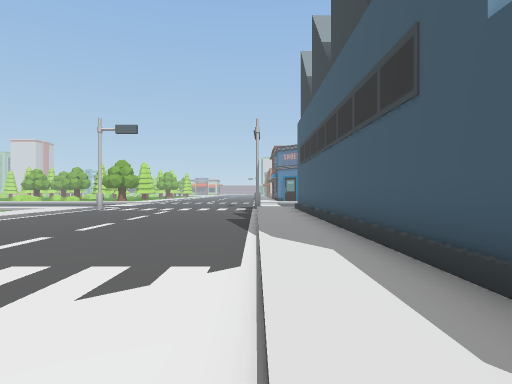
View 1 (above)

23 first-person views from a walk through a Unity game level. The camera is 1.5 m above the floor, looks level and sees 75° across. The floor is counted in squares, 2 m on a side. Each view is taken from the middle of a square. On the plan, view 1 faces up. The plan holds only what a view shows up to about 11 squares ahead; the rest is blank. The place goes on beyond the plan. The player character is not drawn. Some surface patterns are stand-ins.

View 2
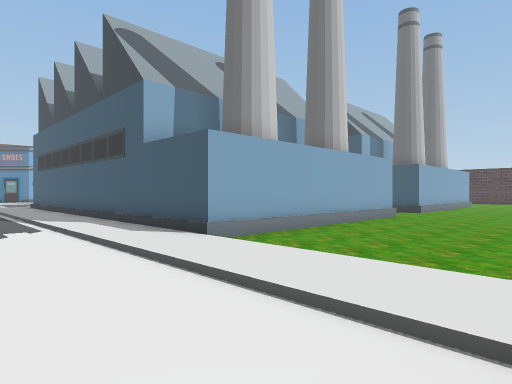

View 3
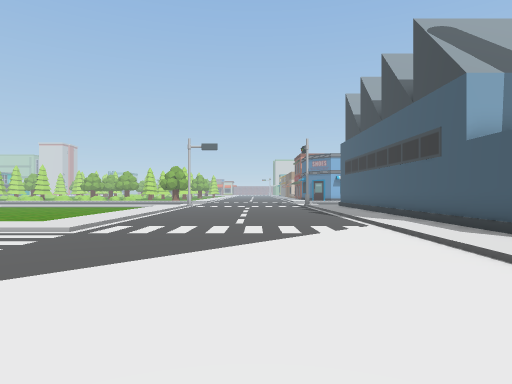

View 4
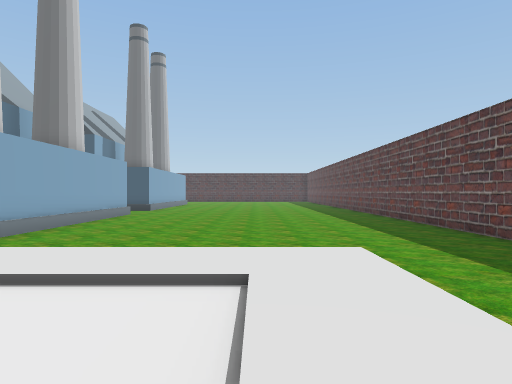

View 5
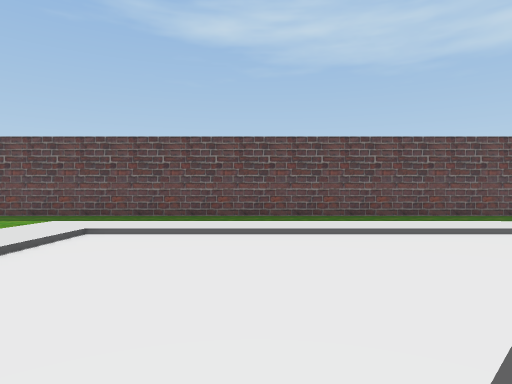

View 6
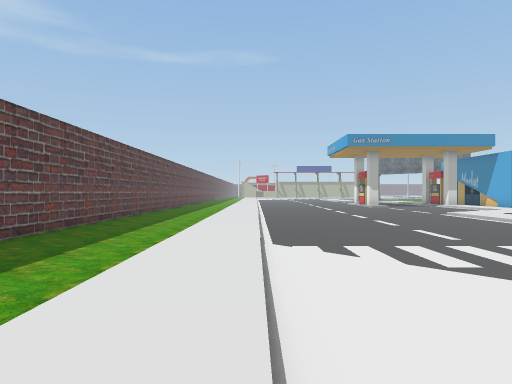

View 7
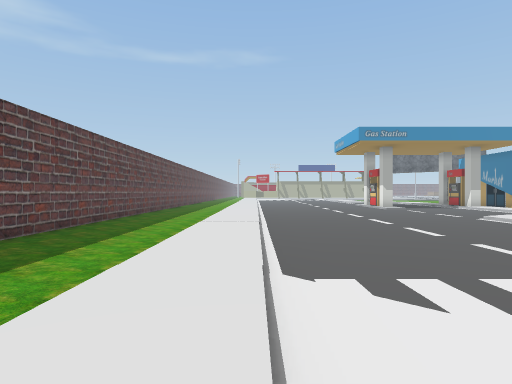

View 8
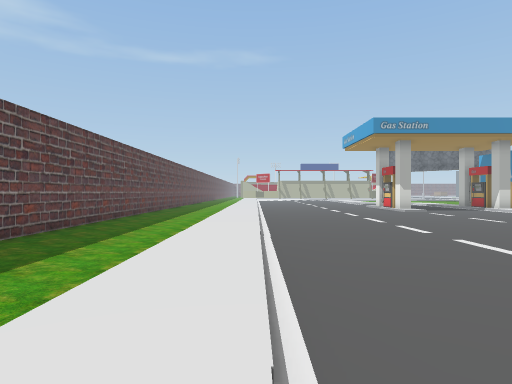

View 9
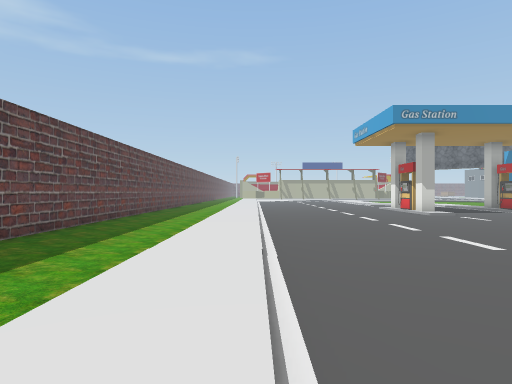

View 10
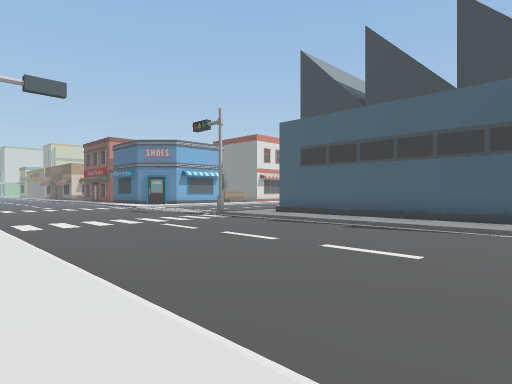

View 11
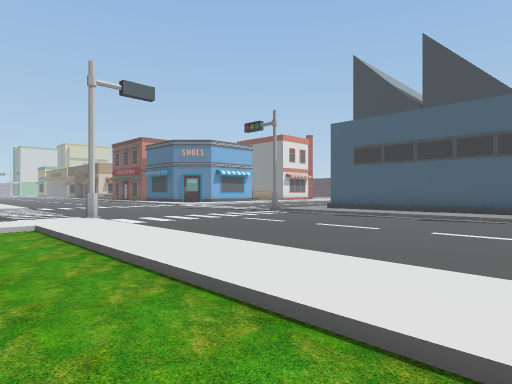

View 12
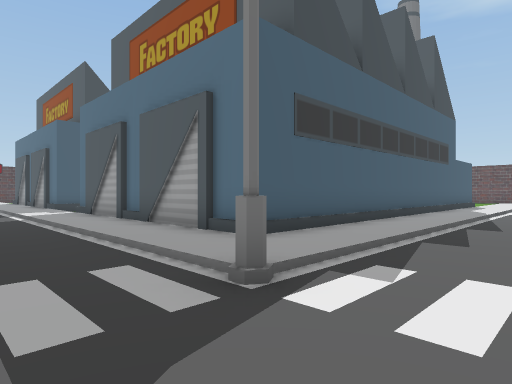

View 13
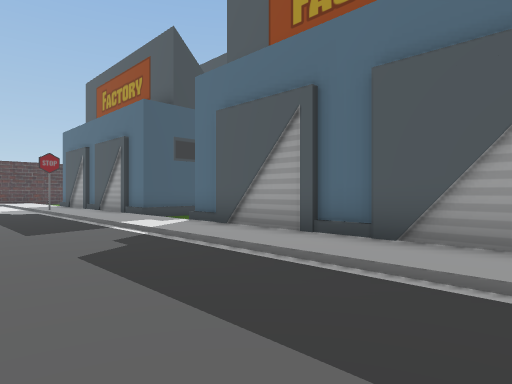

View 14
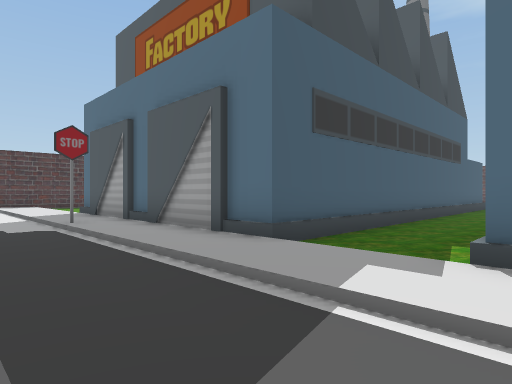

View 15
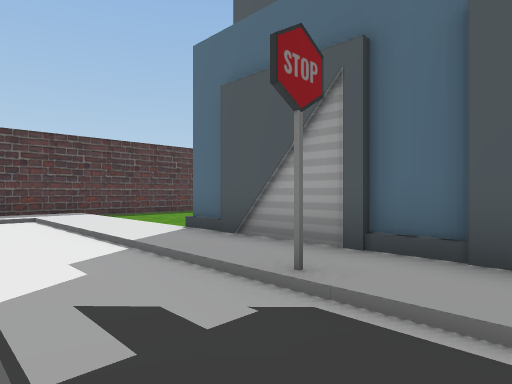

View 16
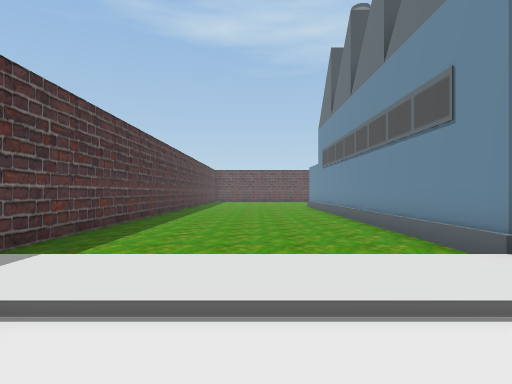

View 17
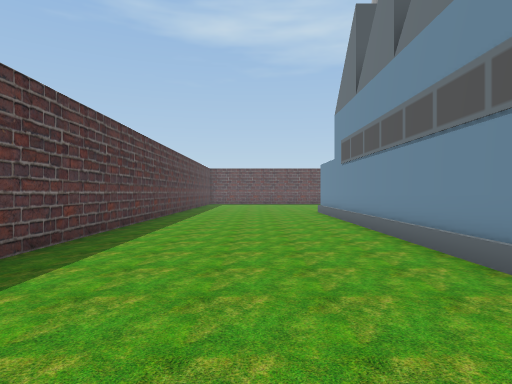

View 18
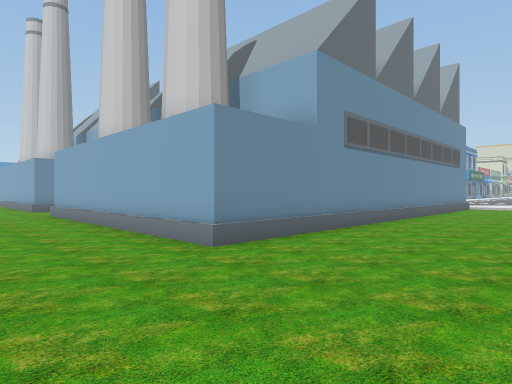

View 19
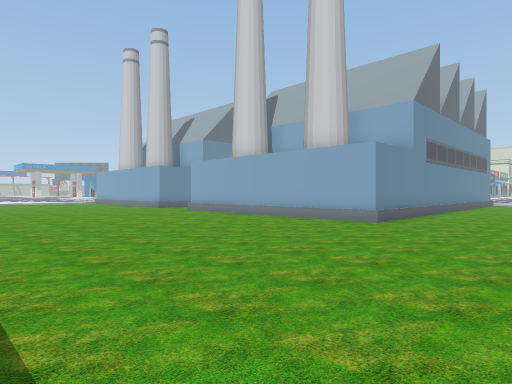

View 20
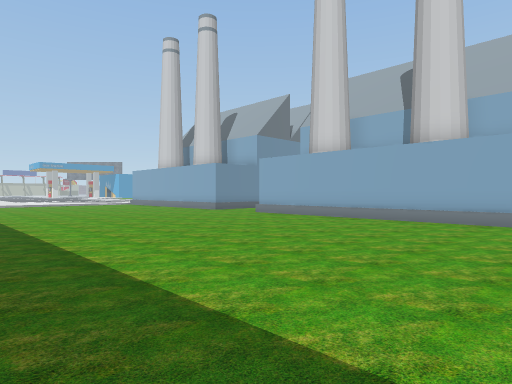

View 21
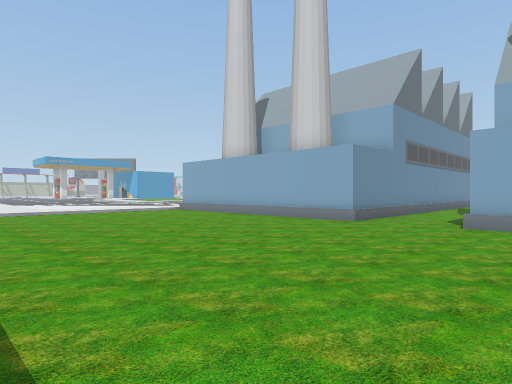

View 22
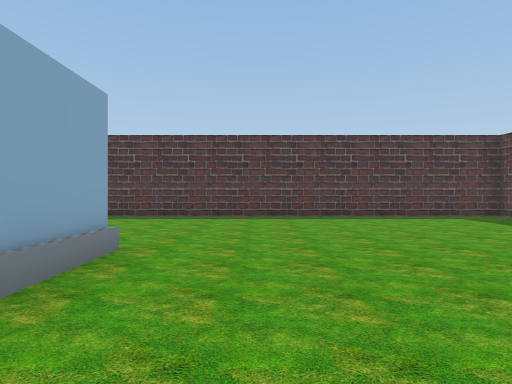

View 23
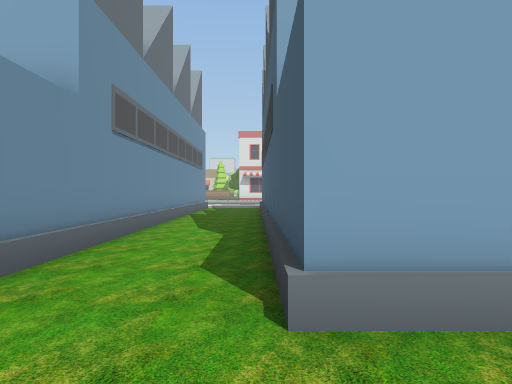

### Floor plan
Key: @ floor where view 1 was taken; # wall or solid block; . main floor; : floor 0.25 m higher than the main floor; / step, stairs or slope; B building.
Columns run from 20 left of view 1 to 27 right of it. Each row starts with its distance up from view 1.
 18             ...        .....
 17             ....  ................ .....   .
 16             ..... .........................../
 15            //#......#////////////////#////////:#
 14            ::/....../:::::::::/::::::::::::::::#
 13            .:/....../:BBBBBBBB/.BBBBBBBBB......#
 12            .:/....../:BBBBBBBB..BBBBBBBBB......#
 11            .:/....../:B       ..B       B......#
 10           ..:/....../:B       ..BB      B......#
  9           ..:/....../:B      B..B       B......#
  8           ..:/....../:B      B..B       B......#
  7           ..:/....../:B      B..BB     BB......#
  6          ...:/....../:B      B..B       B......#
  5          ...:/....../:BBB    B..B   BBBBB......#
  4            .:/....../:BBBB   B..B   BBBBB......#
  3 ..../:::   ::/....../:BBBB BBB..BB   BBBB......#
  2 .....////   //....../:BBB  BBB..BBBB  BBB......#
  1 ..........  ......../:BBB  BBB..B BB BBBB......#
  0 ....................@:BBBBBBBB..BBBBBBBBB......#
 -1 ..................../:.........................#
 -2 ..................../:.........................#
 -3 ..................../:.........................#
 -4 ..................../:.........................#
 -5 /////////////////////:.........................#
 -6 ::::::::::::::::::::::.........................#
 -7 ................   ............................#
 -8 ............................. .................#
 -9 .............................        .....   ..#
-10 #############################                 ##

Where each view was taken, in squares from view 1:
view 1: 0 up, 0 right, facing up
view 2: 5 down, 2 left, facing up-right
view 3: 5 down, 3 left, facing up
view 4: 5 down, 3 left, facing right
view 5: 1 up, 3 left, facing down
view 6: 5 down, 3 left, facing left
view 7: 5 down, 5 left, facing left
view 8: 5 down, 7 left, facing left
view 9: 5 down, 9 left, facing left
view 10: 5 up, 8 left, facing up-right
view 11: 6 up, 10 left, facing up-right
view 12: 17 up, 2 left, facing down-right
view 13: 18 up, 3 right, facing down-right
view 14: 17 up, 9 right, facing down-right
view 15: 17 up, 15 right, facing down-right
view 16: 17 up, 23 right, facing down
view 17: 14 up, 23 right, facing down
view 18: 3 down, 24 right, facing up-left
view 19: 8 down, 24 right, facing up-left
view 20: 9 down, 21 right, facing up-left
view 21: 8 down, 14 right, facing up-left
view 22: 2 down, 16 right, facing right
view 23: 2 down, 12 right, facing up
